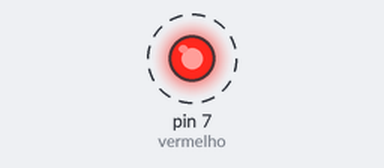
Simulated run of this sketch. Board: Arduino Uno, built with avr-gcc and run on an emulated ATmega328P. Shown: output pins drawn as LEDs (lit = HIGH). Dashed ring = blinking.

Above: at 0.5 s.
Timing chart, 0 to 4.6 s (numbered marks = the images above):
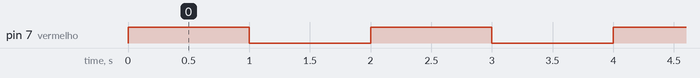

The sketch:

Exemplo-liga-desliga-led.ino
```cpp
#define vermelho 7

//sensor de movimento -> pir
void setup() {
  pinMode(vermelho, OUTPUT);
}

void loop() {
  digitalWrite(vermelho, HIGH);
  delay(1000);
  digitalWrite(vermelho, LOW);
  delay(1000);
}
```

Measured:
- by itself, pin 7 (vermelho): alternates HIGH for 1.0 s and LOW for 1.0 s
